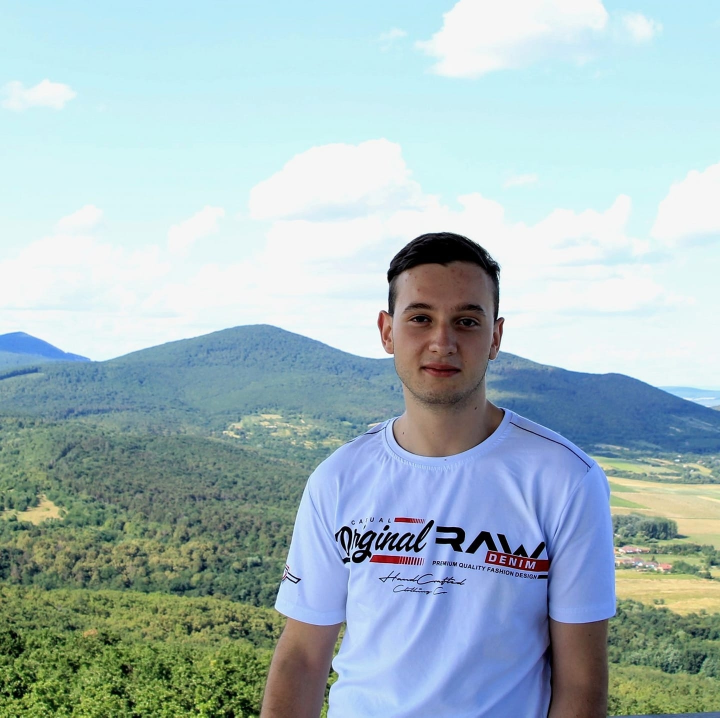
#> input picture mesteri/2. felev/orvosikepf/zh feladatok/input.png, 1440 x 1435 px (shown at 1/2 size)
$ python jatszas.py
#> lines starting #> are read from the running program, lines starting #| are printed output that depends on the picture
import cv2
import numpy as np
import matplotlib.pyplot as plt
import os

def process_image_stack(images, mode='median'):
    stack = np.stack(images)

    if mode == 'atlag':
        res = np.mean(stack, axis=0).astype('uint8')
    elif mode == 'median':
        res = np.median(stack, axis=0).astype('uint8')

    return res

def compare_results(original, processed):
    plt.subplot(1, 2, 1)
    plt.imshow(original, cmap='gray')
    plt.title('original')
    plt.axis('off')

    plt.subplot(1, 2, 2)
    plt.imshow(processed, cmap='gray')
    plt.title('processed')
    plt.axis('off')

    plt.show()

def main():
    images = []
    base_path = os.path.dirname(__file__)

    for i in range(1, 4):
        if i == 1:
            path = os.path.join(base_path, 'input.png')
        else:
            path = os.path.join(base_path, f'input{i}.png')
        img = cv2.imread(path, cv2.IMREAD_GRAYSCALE)
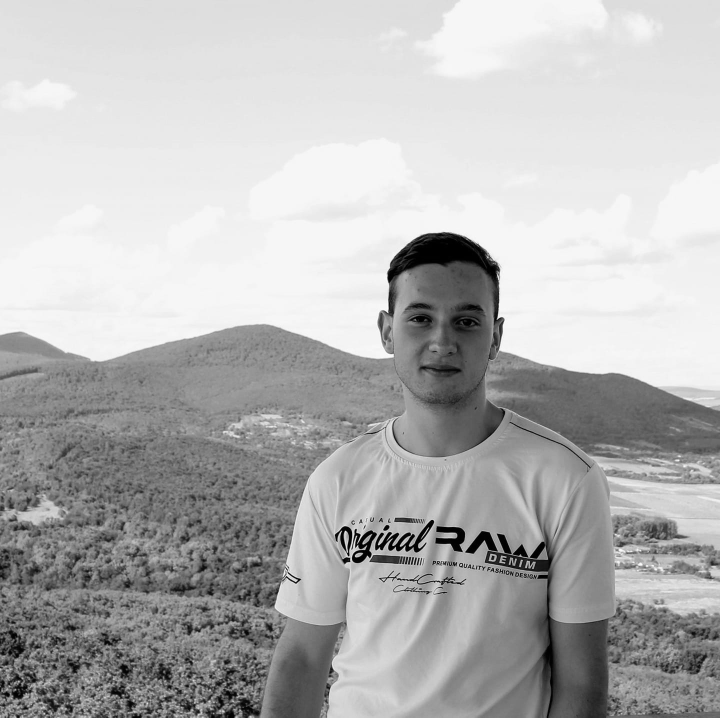
#> img: shape (1435, 1440) (shown at 1/2 size); min 0, max 255, mean 180.9
        img = cv2.resize(img, (1024, 1024))
#> img: shape (1024, 1024)
        if img is not None:
            images.append(img)
#> pass 2 of the loop in main, `for i in range(1, 4):`:
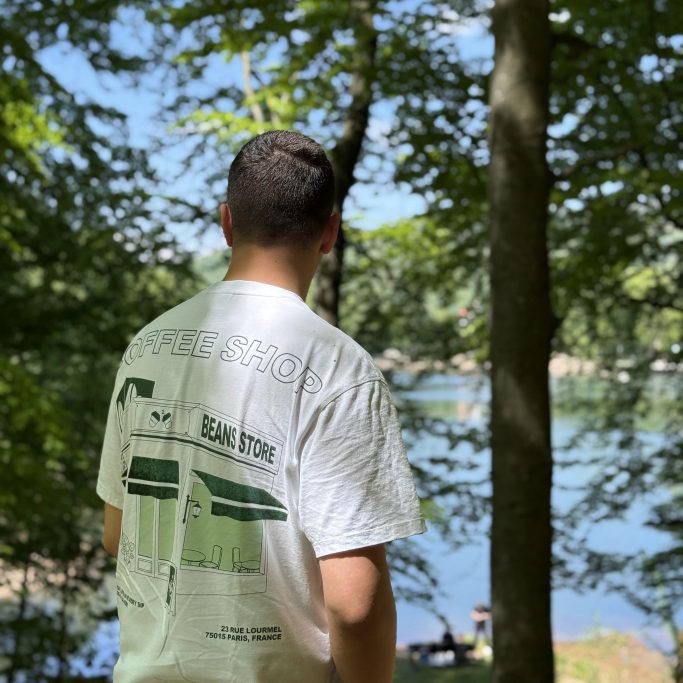
#> input picture mesteri/2. felev/orvosikepf/zh feladatok/input2.png, 2048 x 2048 px (shown at 1/3 size)
#> in main, `img = cv2.imread(path, cv2.IMREAD_GRAYSCALE)`:
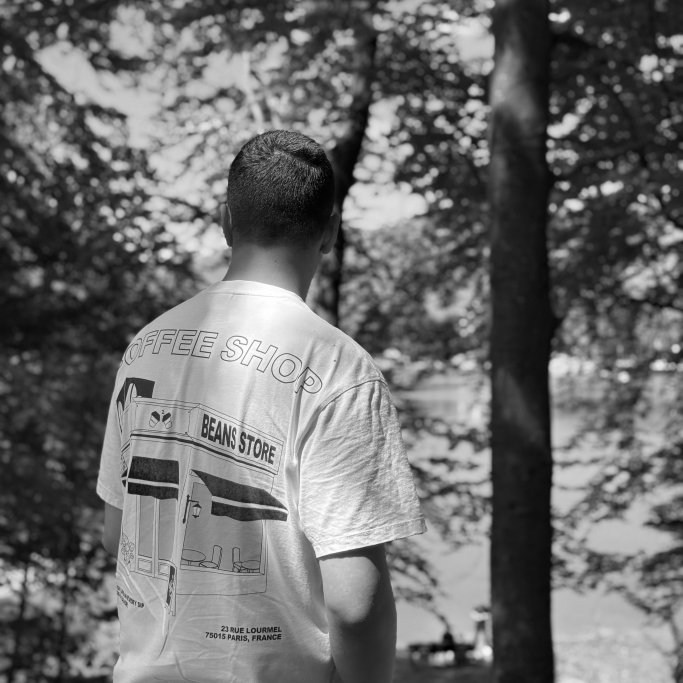
#> img: shape (2048, 2048) (shown at 1/3 size); min 0, max 255, mean 109.5
#> pass 3 of the loop in main, `for i in range(1, 4):`:
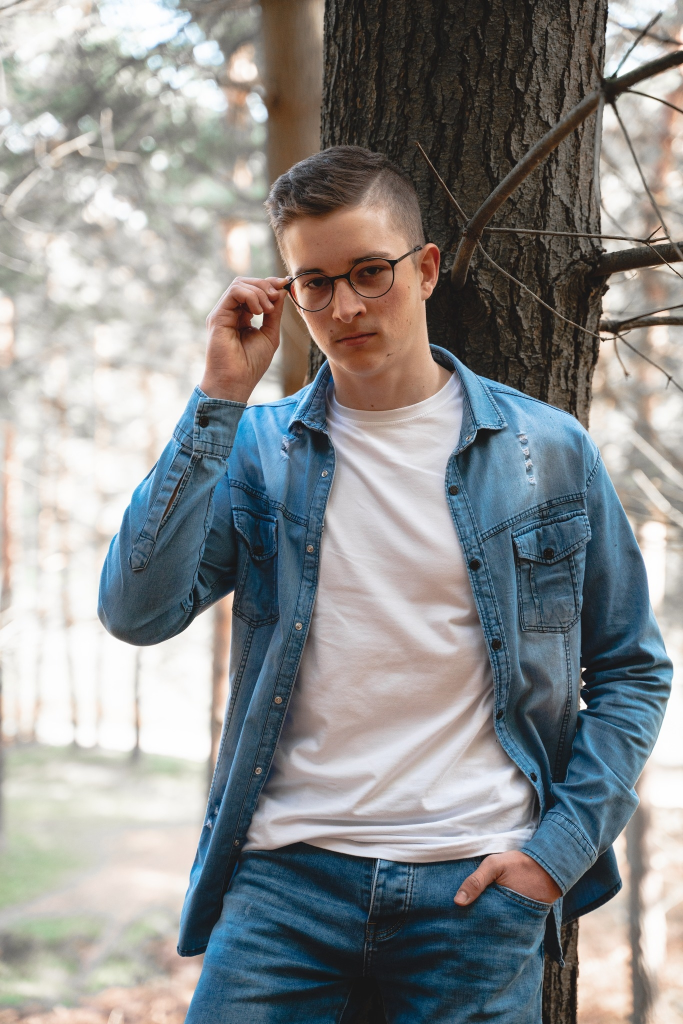
#> input picture mesteri/2. felev/orvosikepf/zh feladatok/input3.png, 1366 x 2048 px (shown at 1/2 size)
#> in main, `img = cv2.imread(path, cv2.IMREAD_GRAYSCALE)`:
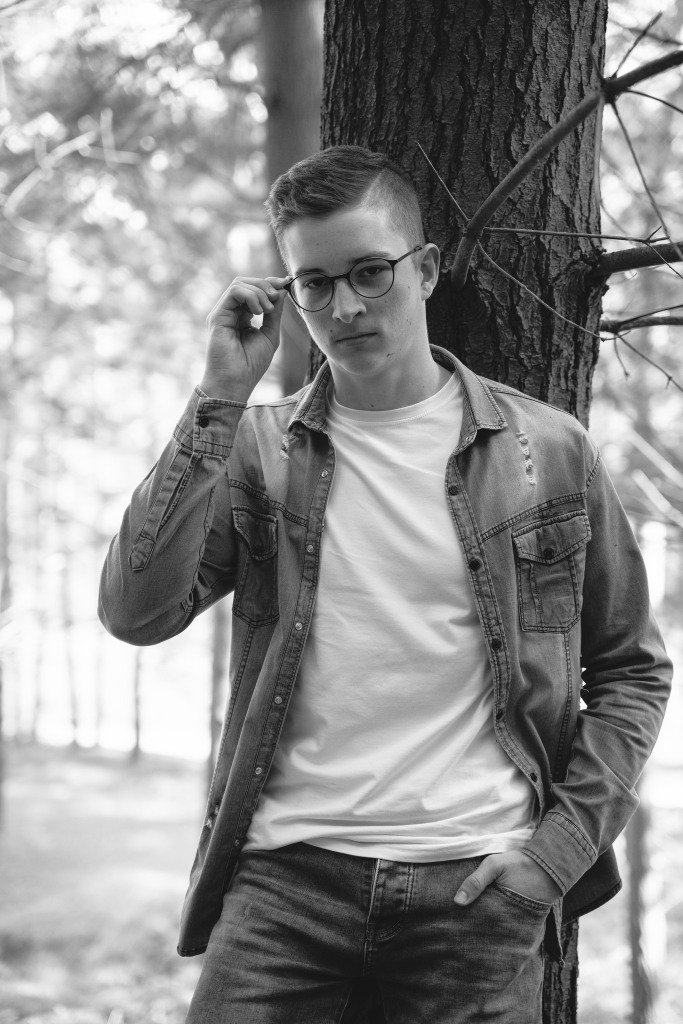
#> img: shape (2048, 1366) (shown at 1/2 size); min 6, max 255, mean 140.8
#> in main, `img = cv2.resize(img, (1024, 1024))`:
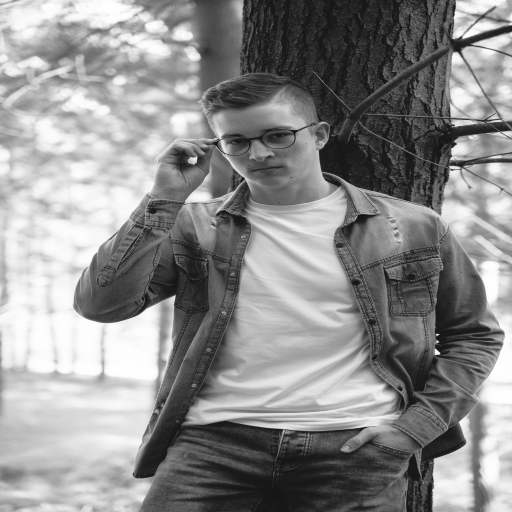
#> img: shape (1024, 1024) (shown at 1/2 size); min 16, max 255, mean 140.7

    if len(images) == 0:
        print('image load error')
        return

    result = process_image_stack(images, mode='median')
#> in process_image_stack, `res = np.median(stack, axis=0).astype('uint8')`:
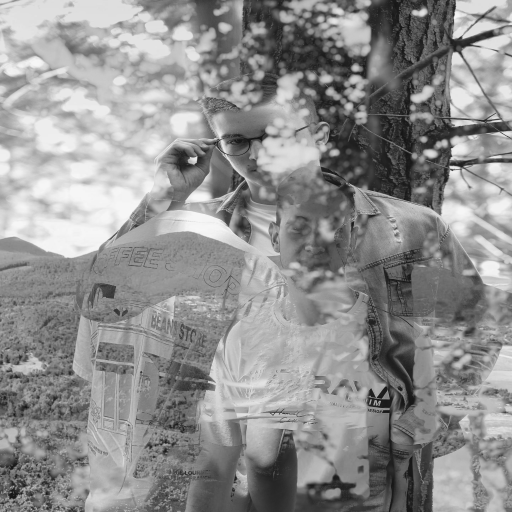
#> res: shape (1024, 1024) (shown at 1/2 size); min 18, max 248, mean 143.2
    compare_results(images[0], result)
#> in compare_results, `plt.show()`:
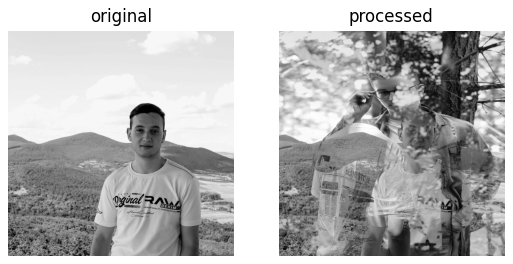
#> figure drawn by matplotlib, 2 panels

if __name__ == '__main__':
    main()
